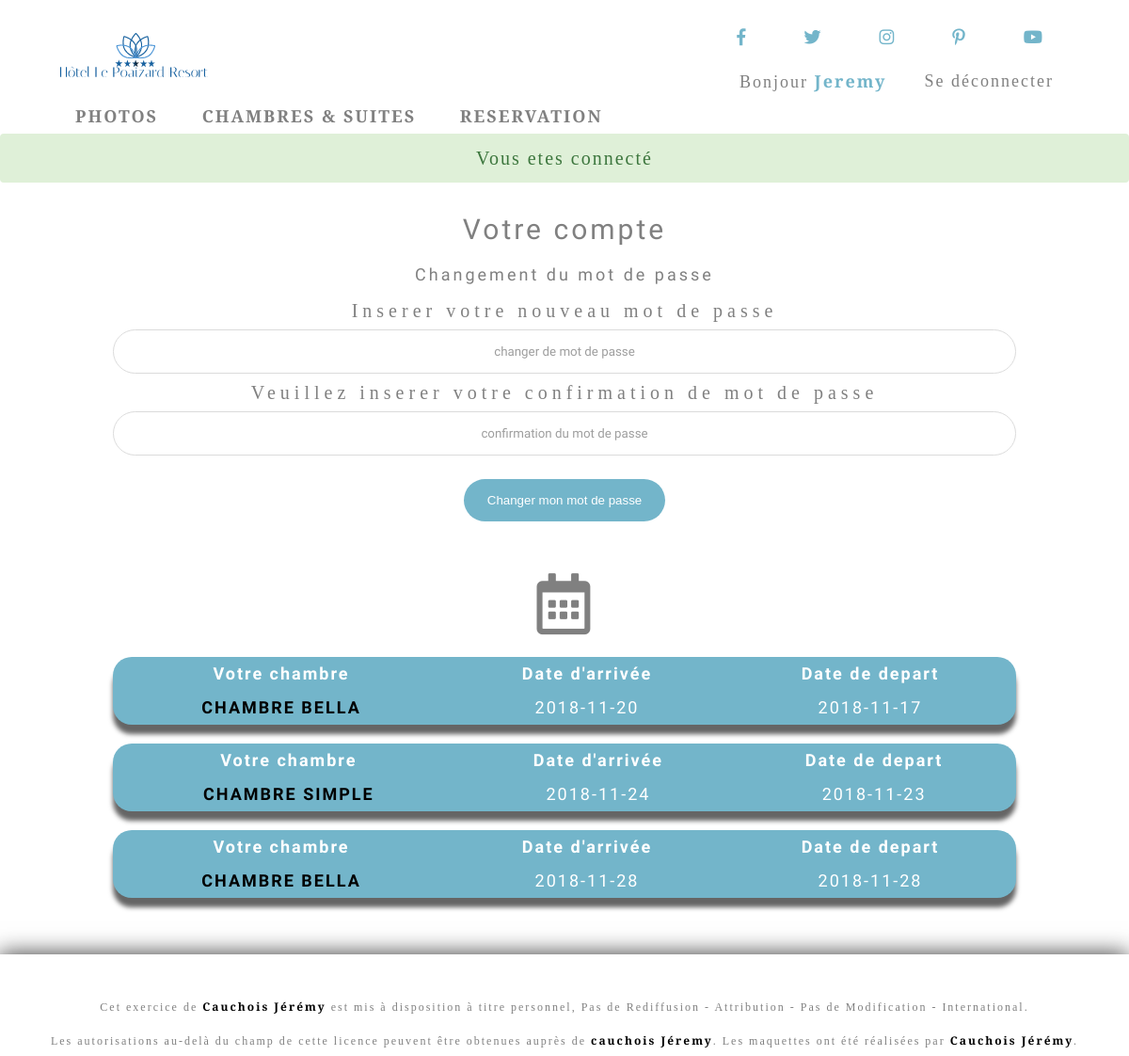
The app's page /account.php (signed in) with its own data.
### tables this page shows
CREATE TABLE IF NOT EXISTS `reservation` (
  `id` int(11) NOT NULL AUTO_INCREMENT,
  `nom_chambre` varchar(33) NOT NULL,
  `date_arrive` date NOT NULL,
  `date_depart` date NOT NULL,
  `username` varchar(255) NOT NULL,
  PRIMARY KEY (`id`)
);

### index.php (called while the page is built, shortened)
<?php
$url=new Url();
$url->redirecturl();

### class/Database.php (called while the page is built, shortened)
<?php
class Database{
    private $pdo;
    public function __construct($login, $password, $database_name, $host='localhost'){
        $this->pdo= new PDO("mysql:dbname=$database_name; host=$host",$login, $password);
        $this->pdo->setAttribute(PDO::ATTR_ERRMODE, PDO::ERRMODE_EXCEPTION);
        $this->pdo->setAttribute(PDO::ATTR_DEFAULT_FETCH_MODE, PDO::FETCH_OBJ);
    }
    public function query($query, $params = false){
        if($params){
            $req=$this->pdo->prepare($query);
            $req->execute($params);
        }else{
            $req= $this->pdo->query($query);
        }
        return $req;
    }
}

### class/App.php (called while the page is built, shortened)
<?php
    class App{
        static $db = null;
        static function getDatabase(){
            if(!self::$db){
                self::$db = new Database($login,$database_name,$password);
        }
            return self::$db;
        }
    }

### class/reservation.php (called while the page is built, shortened)
<?php
class reservation{
    public static function historique($db,$prenom){
        return  $db->query("SELECT * FROM reservation  Where username= ?",[$prenom])->fetchall();
    }
}

### class/Session.php (called while the page is built, shortened)
<?php
class Session{
    static $instance;
    static function getInstance(){
        if(!self::$instance){
            self::$instance = new Session();
        }
        return self::$instance;
    }
    public function hasFlashes(){
        return isset($_SESSION['flash']);
    }
    public function getFlashes(){
        $flash = $_SESSION['flash'];
        return $flash;
    }
}

### view/account.php (the view, shortened to what this page needs)
<?php
$db = App::getDatabase();
?>
<section class="inscription alignctr">
<div class="fadeInLeftBig">
<h1>Votre compte</h1>
</div>
<form action="" method="post">
<legend class="alignctr">Changement du mot de passe</legend>
    <label>Inserer votre nouveau mot de passe
        <input  type="password" name="password" placeholder="changer de mot de passe"/>
    </label>
    <label>Veuillez inserer votre confirmation de mot de passe
        <input  type="password" name="password_confirm" placeholder="confirmation du mot de passe"/>
    </label>
        <button class="btn">Changer mon mot de passe</button>
</form>
</section>
<section id="historique" class="alignctr">
    <?php
    $prenom = $_SESSION['auth']->prenom;
    $historique = reservation::historique($db,$prenom);
    if($historique):?>
        <p><i class="far fa-calendar-alt"></i>
        <?php foreach($historique as $chambres =>$colonne): ?>
                <table id="tableau">
                <thead>
                    <tr>
                        <th colspan="1">Votre chambre</th>
                        <th colspan="1">Date d'arrivée</th>
                        <th colspan="1">Date de depart</th>
                    </tr>
                </thead>
                <tbody>
                    <tr>
                        <td><?=$colonne->nom_chambre; ?></td>
                        <td><?=$colonne->date_depart; ?></td>
                        <td><?=$colonne->date_arrive; ?></td>
                    </tr>
                </tbody>
                </table>
        <?php endforeach;?>
    <?php endif;?>
</section>
<?php $content = ob_get_clean(); ?>
<?php require('template.php'); ?>

### class/Url.php (shortened to what this page needs)
<?php
class Url{
    private $url='';
    public function  redirecturl(){
        if(isset($_GET['url'])){
            $this->url = explode('/',$_GET['url']);
        }
        switch($this->page = $this->url[0]){
            case 'account.php':
            require "view/account.php";
            break;
        }
    }
}

### view/template.php (shortened to what this page needs)
<!DOCTYPE html>
<html>
    <head>
        <link rel="stylesheet" href="https://use.fontawesome.com/releases/v5.4.1/css/all.css">
        <link href="view/css/reset.css" rel="stylesheet" />
        <link href="view/css/style.css" rel="stylesheet" />
        <link href="view/css/pop.css" rel="stylesheet" />
        <link href="view/css/header.css" rel="stylesheet" />
        <link href="view/css/accueil.css" rel="stylesheet" />
        <link href="view/css/register.css" rel="stylesheet" />
        <link href="view/css/reservation.css" rel="stylesheet" />
        <link href="view/css/chambre.css" rel="stylesheet" />
        <link href="view/css/footer.css" rel="stylesheet" />
        <link href="view/css/grid.css" rel="stylesheet" />
        <link href="https://code.jquery.com/ui/1.12.0/themes/smoothness/jquery-ui.css" rel="stylesheet"/>
    </head>
    <body>
    <header>
       <?php include('header.php'); ?>
    </header>
    <main>
        <?= $content ?>
    </main>
    <footer>
    <?php include('footer.php'); ?>
    </footer>
    </body>
</html>

### view/header.php (shortened to what this page needs)
<div class="header">
    <a href="accueil.php" class="logo"><img src="view/img/logo.png" alt="logo"></a>
    <div id="nav">
        <nav id="nav1">
            <a href="#"><i class="fab fa-facebook-f"></i></a>
            <a href="#"><i class="fab fa-twitter"></i></a>
            <a href="#"><i class="fab fa-instagram"></i></a>
            <a href="#"><i class="fab fa-pinterest-p"></i></a>
            <a href="#"><i class="fab fa-youtube"></i></a>
        </nav>
        <nav id="nav2">
        <?php if (isset($_SESSION['auth'])): ?>
            <a href="account.php" class="bjr">Bonjour <span><?= htmlspecialchars($_SESSION['auth']->prenom); ?></span></a>
            <a href="logout.php">Se déconnecter</a>
            <?php else: ?>
            <a  href="register.php">Inscription</a>
            <a  href="login.php">Se connecter</a>
        <?php endif; ?>
        </nav>
        <nav id="nav3">
			<a href="photos.php">Photos</a>
			<a href="chambres.php">Chambres & Suites</a>
			<a href="disponibilite.php">Reservation</a>
        </nav>
    </div>
</div>
<?php if(Session::getInstance()->hasFlashes()): ?>
    <?php foreach(Session::getInstance()->getFlashes() as $type =>$message) :?>
        <div class="alert" role="alert"<?= $type; ?>">
            <?= $message; ?>
        </div>
    <?php endforeach; ?>
<?php endif ; ?>

### view/footer.php
<div id="footer" class="alignctr">
    <small id="licence" >
	    <a rel="license"></a><br />Cet exercice de <span>Cauchois Jérémy</span></a> est mis à disposition à titre personnel, Pas de Rediffusion - Attribution - Pas de Modification - International</a>.<br />Les autorisations au-delà du champ de cette licence peuvent être obtenues auprès de <a href="mailto:cauchois.jeremy@yahoo.fr" rel="cc:morePermissions"><span>cauchois Jéremy</span></a>. Les maquettes ont été réalisées par <a href="https://github.com/jerem2809"><span>Cauchois Jérémy<span></a>.
    </small>
</div>

### view/css/style.css (style rules this page uses)
* { box-sizing: border-box; outline: none; text-decoration: none; transition: all .2s ease 0s; }
html { font-size: 62.5%; }
body { font-family: 'Slabo 27px', serif; color:grey; text-decoration: none; line-height: 2; letter-spacing: 2px; font-size: 18px; }
.alert { font-size: 20px; color:white; line-height: 1; background-color: #73b5ca; text-align: center; letter-spacing: 2px; }
span { font-weight: bold; color:#73b5ca; }
h1,h2,legend,input,.confirme,.confirme button { font-family: 'Comfortaa', cursive; }
h1,h2,legend { letter-spacing: 3px; }
h1 { font-size:30px; text-align: center; }
.alignctr { text-align: center; margin:0 auto; }
input { opacity:0.7; }
label { font-size: 20px; letter-spacing: 5px; }
.fadeInLeftBig { -webkit-animation-name: fadeInLeftBig; animation-name: fadeInLeftBig; -webkit-animation-duration: 1s; animation-duration: 1s; -webkit-animation-fill-mode: both; animation-fill-mode: both; }
.alert { color: #3c763d; background-color: #dff0d8; border-color: #d6e9c6; padding: 15px; margin-bottom: 20px; border: 1px solid transparent; border-radius: 4px; }

### view/css/header.css (style rules this page uses)
.header { max-width: 90%; margin: 0 auto; }
.logo { max-width: 100%; height: auto; float: left; margin-top: 30px; }
nav a { color:grey; margin: 0 20px; }
#nav1,#nav2 { display:flex; justify-content: flex-end; }
.fab { color:#73b5ca; margin: 30px 10px 20px; }
#nav3 a { text-transform: uppercase; font-weight: bold; }
#nav3 { width:100%; background-color:#fff; }

### view/css/register.css (style rules this page uses)
.inscription { margin-top: 70px; max-width: 80%; margin:0 auto; }
.inscription input { background-size: 40px; background-position: 10px; width: 100%; resize: none; padding:15px 0; margin: 0 auto; background-color: transparent; border-radius: 50px; border: 1px solid #ccc; text-align: center; }
.btn { background-color: #73b5ca; border:none; margin: 25px 0; padding: 15px 25px; border-radius: 50px; color:white; }
#historique { margin-top:30px; }
#historique .far { font-size: 65px; }
#tableau { background-color:#73b5ca; width: 100%; max-width: 80%; margin: 20px auto; -moz-box-shadow: 0px 10px 5px 0px #656565; -webkit-box-shadow: 0px 10px 5px 0px #656565; -o-box-shadow: 0px 10px 5px 0px #656565; box-shadow: 0px 10px 5px 0px #656565; filter:progid:DXImageTransform.Microsoft.Shadow(color=#656565, Direction=180, Strength=5); font-family: 'Comfortaa', cursive; }
thead { color:white; letter-spacing: 2px; font-weight: 800; }
tbody { color:grey; }
tbody tr :nth-child(1) { color: black; text-transform: uppercase; font-weight: bold; }
tbody tr :not(:first-child) { color: white; }
td { vertical-align: middle }
table { border-radius: 20px; }

### view/css/footer.css (style rules this page uses)
#licence { font-size:12px; }
#footer { margin-top:60px; -webkit-box-shadow: -1px -1px 23px 0px rgba(0,0,0,0.75); -moz-box-shadow: -1px -1px 23px 0px rgba(0,0,0,0.75); box-shadow: -1px -1px 23px 0px rgba(0,0,0,0.75); }
#footer span { color:black; }

### records on screen
reservation: nom_chambre "CHAMBRE BELLA", date_depart "2018-11-20", date_arrive "2018-11-17"
reservation: nom_chambre "CHAMBRE SIMPLE", date_depart "2018-11-24", date_arrive "2018-11-23"
reservation: nom_chambre "CHAMBRE BELLA", date_depart "2018-11-28", date_arrive "2018-11-28"

### other values on screen
$_SESSION['auth']->prenom "Jeremy"
$message "Vous etes connecté"
